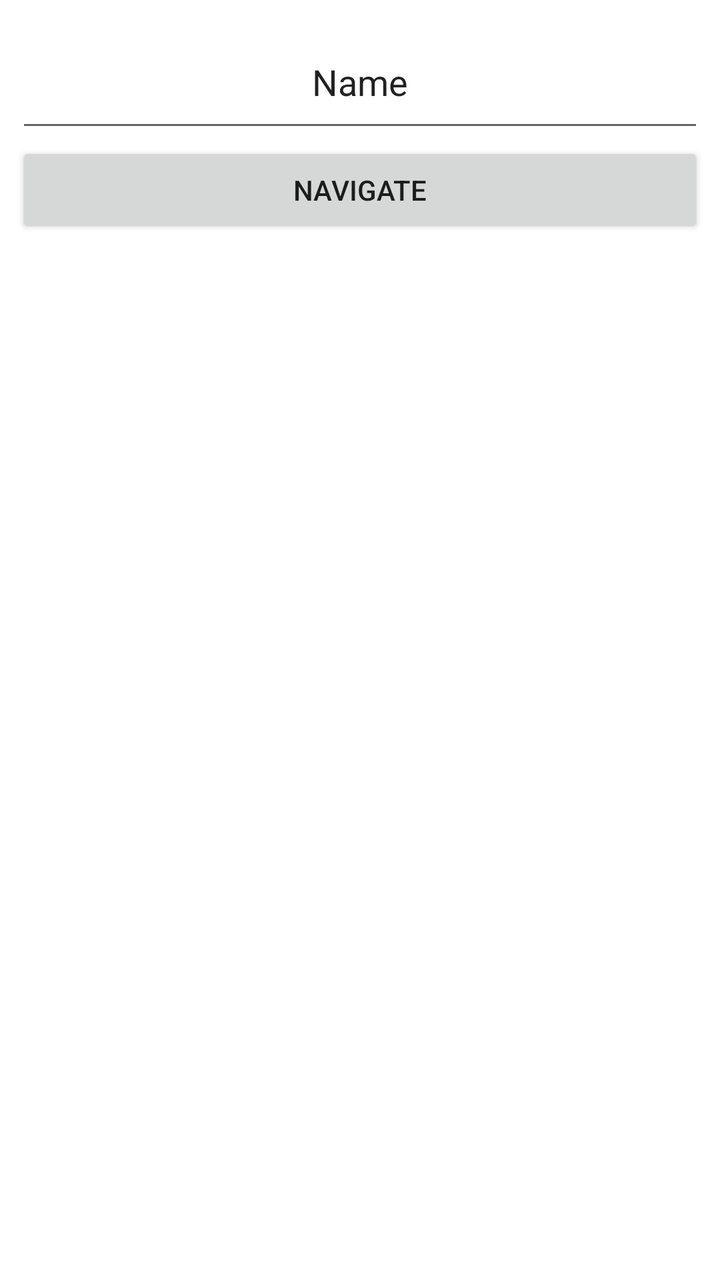
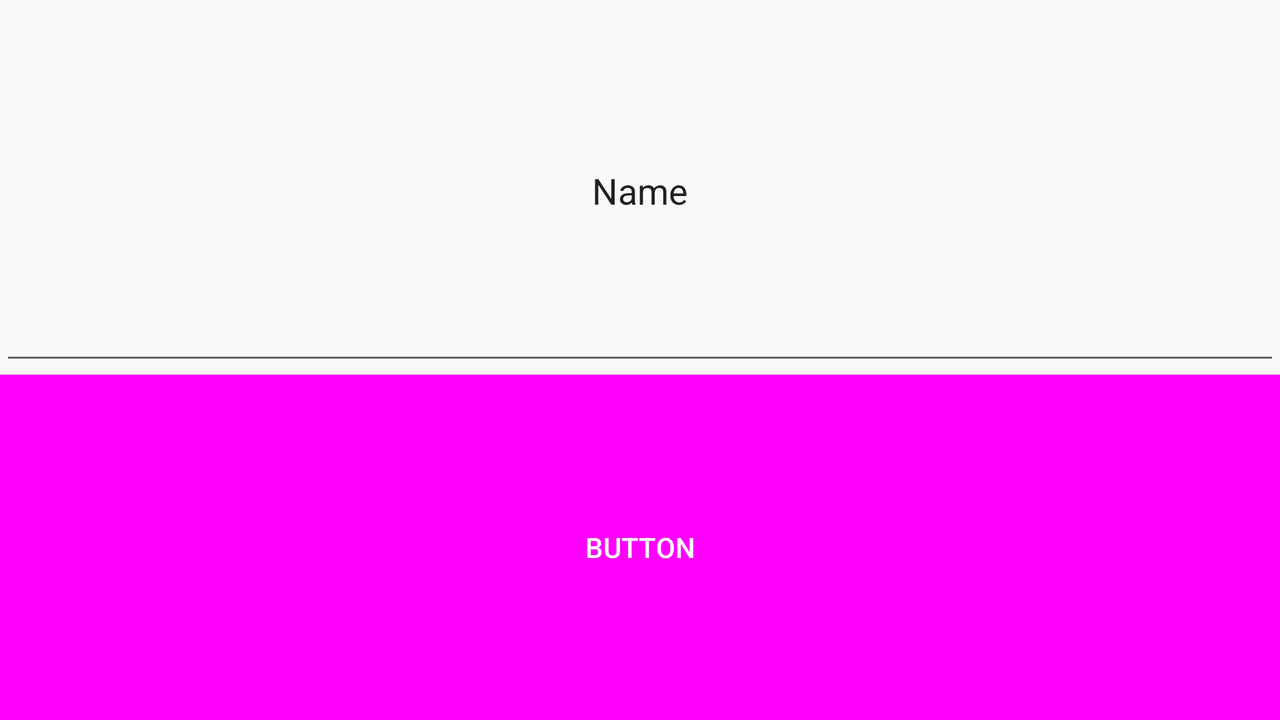

First picture: res/layout/ on a phone held upright. Second picture: the repository's own variant of that layout, on a device whose configuration matches the variant's folder. Source for both follows.
<!-- AndroidManifest.xml: application theme AppTheme -->
<!-- res/layout/activity_main.xml -->
<?xml version="1.0" encoding="utf-8"?>
<android.support.constraint.ConstraintLayout xmlns:android="http://schemas.android.com/apk/res/android"
    xmlns:app="http://schemas.android.com/apk/res-auto"
    xmlns:tools="http://schemas.android.com/tools"
    android:layout_width="match_parent"
    android:layout_height="match_parent"
    tools:context="com.example.aggge12.labbar.MainActivity">

    <LinearLayout
        android:layout_width="0dp"
        android:layout_height="wrap_content"
        android:orientation="vertical"
        tools:layout_constraintTop_creator="1"
        tools:layout_constraintRight_creator="1"
        android:layout_marginStart="8dp"
        android:layout_marginEnd="8dp"
        app:layout_constraintRight_toRightOf="parent"
        android:layout_marginTop="8dp"
        tools:layout_constraintLeft_creator="1"
        app:layout_constraintLeft_toLeftOf="parent"
        app:layout_constraintTop_toTopOf="parent">

        <LinearLayout
            android:layout_width="match_parent"
            android:layout_height="match_parent"
            android:orientation="horizontal">

            <EditText
                android:id="@+id/editText2"
                android:layout_width="96dp"
                android:layout_height="63dp"
                android:textAlignment="center"
                android:layout_column="0"
                android:layout_row="1"
                android:layout_weight="1"
                android:ems="10"
                android:inputType="textPersonName"
                android:text="Name"
                tools:layout_editor_absoluteX="143dp"
                tools:layout_editor_absoluteY="212dp" />
        </LinearLayout>

        <LinearLayout
            android:layout_width="match_parent"
            android:layout_height="match_parent"
            android:orientation="horizontal"
            tools:layout_editor_absoluteX="8dp"
            tools:layout_editor_absoluteY="8dp">

            <Button
                android:id="@+id/navigateTo2"
                android:layout_width="wrap_content"
                android:layout_height="wrap_content"
                android:layout_column="0"
                android:layout_row="15"
                android:layout_weight="1"
                android:onClick="nav"
                android:text="Navigate"
                app:layout_constraintLeft_toLeftOf="@+id/editText2"
                tools:layout_editor_absoluteY="157dp" />
        </LinearLayout>
    </LinearLayout>

</android.support.constraint.ConstraintLayout>
<!-- resources referenced by this layout -->
<resources>
  <style name="AppTheme" parent="Theme.AppCompat.Light.DarkActionBar">
          
          <item name="colorPrimary">@android:color/background_dark</item>
          <item name="colorPrimaryDark">@android:color/background_dark</item>
          <item name="colorAccent">@android:color/holo_blue_bright</item>
      </style>
</resources>
<!-- res/layout-land/activity_main.xml (the author's variant of the layout above) -->
<!-- drawn on the phone turned sideways -->
<?xml version="1.0" encoding="utf-8"?>
<LinearLayout xmlns:android="http://schemas.android.com/apk/res/android"
    xmlns:tools="http://schemas.android.com/tools"
    android:orientation="vertical"
    android:layout_width="match_parent"
    android:layout_height="match_parent">

    <EditText
        android:id="@+id/editText2"
        tools:layout_editor_absoluteX="143dp"
        tools:layout_editor_absoluteY="212dp"
        android:layout_width="match_parent"
        android:layout_height="63dp"
        android:layout_column="0"
        android:layout_row="1"
        android:layout_weight="1"
        android:ems="10"
        android:inputType="textPersonName"
        android:text="Name"
        android:textAlignment="center" />

    <Button
        style="@style/landscapeStyle"
        android:id="@+id/navigateTo2"
        android:layout_width="match_parent"
        android:layout_height="wrap_content"
        android:layout_weight="1"
        android:onClick="nav"
        android:text="Button" />

</LinearLayout>
<!-- resources referenced by the variant -->
<!-- as the phone turned sideways resolves them -->
<resources>
  <!-- from res/values-land/ -->
  <style name="landscapeStyle">
          <item name="android:background">#FF00FF</item>
          <item name="android:textColor">#ffffff</item>
      </style>
  <!-- from res/values-land/ -->
  <style name="AppTheme" parent="Theme.AppCompat.Light.DarkActionBar">
          
          <item name="colorPrimary">@android:color/background_dark</item>
          <item name="colorPrimaryDark">@android:color/background_dark</item>
          <item name="colorAccent">@android:color/holo_blue_bright</item>
      </style>
</resources>
